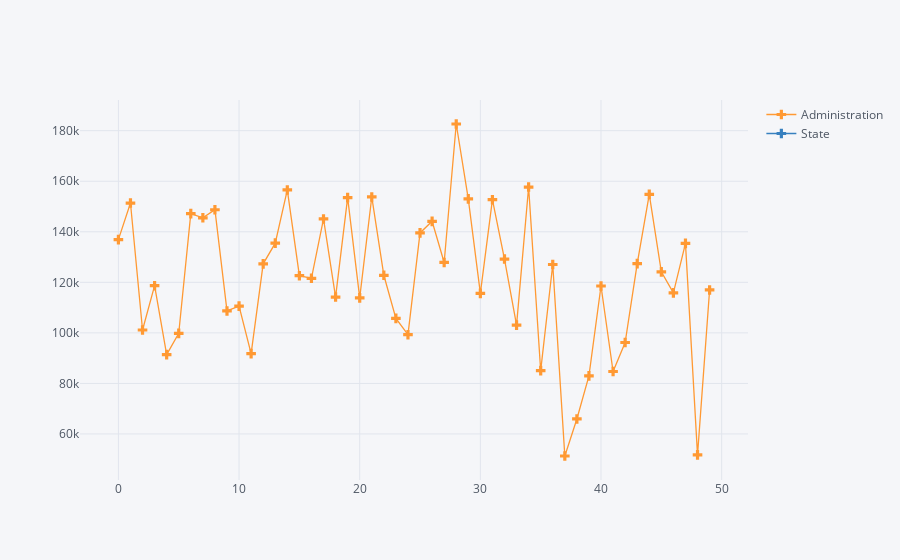

This figure's notebook cell:
### Code cell
df[['Administration','State']].iplot(
    mode='lines+markers',
    opacity=0.8,
    size=8,
    symbol=3,
     text='State')

### Figure 1 — Plotly figure (JSON) as saved in the notebook; plotly's stock layout.template omitted (floating-point values rounded to 4 significant figures)
{"data": [{"line": {"color": "rgba(255, 153, 51, 1.0)", "dash": "solid", "shape": "linear", "width": 1.3}, "marker": {"size": 8, "symbol": 3}, "mode": "lines+markers", "name": "Administration", "text": ["New York", "California", "California", "New York", "California", "New York", "California", "New York", "New York", "California", "California", "California", "California", "California", "New York", "New York", "California", "New York", "New York", "New York", "California", "New York", "California", "California", "New York", "California", "New York", "New York", "New York", "New York", "New York", "New York", "California", "New York", "California", "New York", "New York", "California", "New York", "California", "California", "California", "California", "New York", "California", "New York", "California", "California", "New York", "California"], "type": "scatter", "uid": "e9d37240-e259-4d33-ac9b-b731d05823bf", "x": [0, 1, 2, 3, 4, 5, 6, 7, 8, 9, 10, 11, 12, 13, 14, 15, 16, 17, 18, 19, 20, 21, 22, 23, 24, 25, 26, 27, 28, 29, 30, 31, 32, 33, 34, 35, 36, 37, 38, 39, 40, 41, 42, 43, 44, 45, 46, 47, 48, 49], "y": [136900.0, 151400.0, 101100.0, 118700.0, 91390.0, 99810.0, 147200.0, 145500.0, 148700.0, 108700.0, 110600.0, 91790.0, 127300.0, 135500.0, 156500.0, 122600.0, 121600.0, 145100.0, 114200.0, 153500.0, 113900.0, 153800.0, 122800.0, 105800.0, 99280.0, 139600.0, 144100.0, 127900.0, 182600.0, 153000.0, 115600.0, 152700.0, 129200.0, 103100.0, 157700.0, 85050.0, 127100.0, 51280.0, 65950.0, 82980.0, 118500.0, 84710.0, 96190.0, 127400.0, 154800.0, 124200.0, 115800.0, 135400.0, 51740.0, 117000.0]}, {"line": {"color": "rgba(55, 128, 191, 1.0)", "dash": "solid", "shape": "linear", "width": 1.3}, "marker": {"size": 8, "symbol": 3}, "mode": "lines+markers", "name": "State", "text": ["New York", "California", "California", "New York", "California", "New York", "California", "New York", "New York", "California", "California", "California", "California", "California", "New York", "New York", "California", "New York", "New York", "New York", "California", "New York", "California", "California", "New York", "California", "New York", "New York", "New York", "New York", "New York", "New York", "California", "New York", "California", "New York", "New York", "California", "New York", "California", "California", "California", "California", "New York", "California", "New York", "California", "California", "New York", "California"], "type": "scatter", "uid": "9736ac0e-23ad-4667-94ca-2a253c071286", "x": [0, 1, 2, 3, 4, 5, 6, 7, 8, 9, 10, 11, 12, 13, 14, 15, 16, 17, 18, 19, 20, 21, 22, 23, 24, 25, 26, 27, 28, 29, 30, 31, 32, 33, 34, 35, 36, 37, 38, 39, 40, 41, 42, 43, 44, 45, 46, 47, 48, 49], "y": ["New York", "California", "California", "New York", "California", "New York", "California", "New York", "New York", "California", "California", "California", "California", "California", "New York", "New York", "California", "New York", "New York", "New York", "California", "New York", "California", "California", "New York", "California", "New York", "New York", "New York", "New York", "New York", "New York", "California", "New York", "California", "New York", "New York", "California", "New York", "California", "California", "California", "California", "New York", "California", "New York", "California", "California", "New York", "California"]}], "layout": {"legend": {"bgcolor": "#F5F6F9", "font": {"color": "#4D5663"}}, "paper_bgcolor": "#F5F6F9", "plot_bgcolor": "#F5F6F9", "title": {"font": {"color": "#4D5663"}}, "xaxis": {"gridcolor": "#E1E5ED", "showgrid": true, "tickfont": {"color": "#4D5663"}, "title": {"font": {"color": "#4D5663"}, "text": ""}, "zerolinecolor": "#E1E5ED"}, "yaxis": {"gridcolor": "#E1E5ED", "showgrid": true, "tickfont": {"color": "#4D5663"}, "title": {"font": {"color": "#4D5663"}, "text": ""}, "zerolinecolor": "#E1E5ED"}}}
